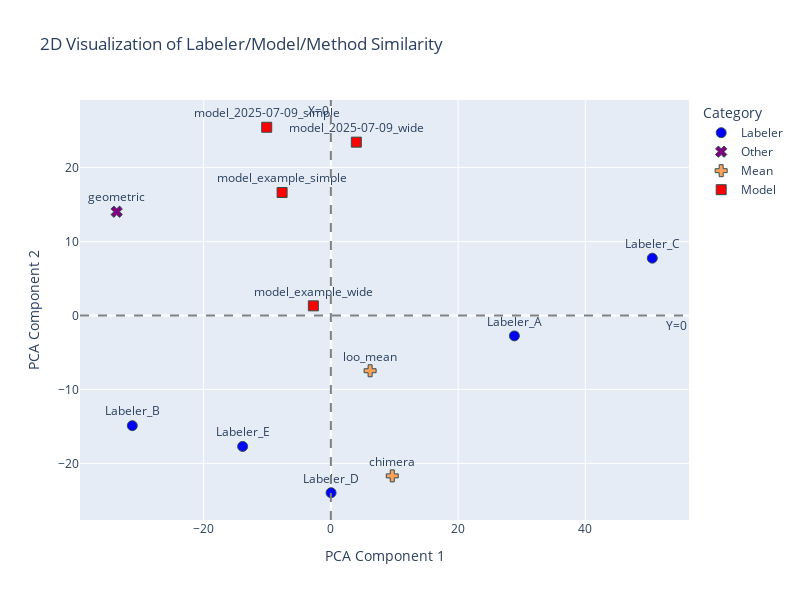

Notebook code for this chart:
### Markdown cell above
And finally, run a PCA (Principal Components Analysis) to see how much each labeler resembles eachother and the mean

### Code cell
rst.plot_PCA(evaluation_dict, make_discrete=False)

### Figure 1 — Plotly figure (JSON) as saved in the notebook; plotly's stock layout.template omitted (floating-point values rounded to 4 significant figures)
{"data": [{"hovertemplate": "<b>%{hovertext}</b><br><br>Type=Labeler<br>PCA Component 1=%{x}<br>PCA Component 2=%{y}<br>Label=%{text}<extra></extra>", "hovertext": ["Labeler_A", "Labeler_B", "Labeler_C", "Labeler_D", "Labeler_E"], "legendgroup": "Labeler", "marker": {"color": "blue", "line": {"color": "DarkSlateGrey", "width": 1}, "size": 10, "symbol": "circle"}, "mode": "markers+text", "name": "Labeler", "orientation": "v", "showlegend": true, "text": ["Labeler_A", "Labeler_B", "Labeler_C", "Labeler_D", "Labeler_E"], "textposition": "top center", "type": "scatter", "x": [28.84, -31.21, 50.52, 0.03264, -13.86], "xaxis": "x", "y": [-2.768, -14.9, 7.737, -23.97, -17.71], "yaxis": "y"}, {"hovertemplate": "<b>%{hovertext}</b><br><br>Type=Other<br>PCA Component 1=%{x}<br>PCA Component 2=%{y}<br>Label=%{text}<extra></extra>", "hovertext": ["geometric"], "legendgroup": "Other", "marker": {"color": "purple", "line": {"color": "DarkSlateGrey", "width": 1}, "size": 10, "symbol": "x"}, "mode": "markers+text", "name": "Other", "orientation": "v", "showlegend": true, "text": ["geometric"], "textposition": "top center", "type": "scatter", "x": [-33.66], "xaxis": "x", "y": [14.02], "yaxis": "y"}, {"hovertemplate": "<b>%{hovertext}</b><br><br>Type=Mean<br>PCA Component 1=%{x}<br>PCA Component 2=%{y}<br>Label=%{text}<extra></extra>", "hovertext": ["chimera", "loo_mean"], "legendgroup": "Mean", "marker": {"color": "#FFA15A", "line": {"color": "DarkSlateGrey", "width": 1}, "size": 10, "symbol": "cross"}, "mode": "markers+text", "name": "Mean", "orientation": "v", "showlegend": true, "text": ["chimera", "loo_mean"], "textposition": "top center", "type": "scatter", "x": [9.652, 6.169], "xaxis": "x", "y": [-21.69, -7.481], "yaxis": "y"}, {"hovertemplate": "<b>%{hovertext}</b><br><br>Type=Model<br>PCA Component 1=%{x}<br>PCA Component 2=%{y}<br>Label=%{text}<extra></extra>", "hovertext": ["model_example_simple", "model_example_wide", "model_2025-07-09_simple", "model_2025-07-09_wide"], "legendgroup": "Model", "marker": {"color": "red", "line": {"color": "DarkSlateGrey", "width": 1}, "size": 10, "symbol": "square"}, "mode": "markers+text", "name": "Model", "orientation": "v", "showlegend": true, "text": ["model_example_simple", "model_example_wide", "model_2025-07-09_simple", "model_2025-07-09_wide"], "textposition": "top center", "type": "scatter", "x": [-7.664, -2.751, -10.08, 4.005], "xaxis": "x", "y": [16.62, 1.296, 25.44, 23.42], "yaxis": "y"}], "layout": {"annotations": [{"showarrow": false, "text": "Y=0", "x": 1, "xanchor": "right", "xref": "x domain", "y": 0, "yanchor": "top", "yref": "y"}, {"showarrow": false, "text": "X=0", "x": 0, "xanchor": "right", "xref": "x", "y": 1, "yanchor": "top", "yref": "y domain"}], "height": 600, "legend": {"title": {"text": "Category"}, "tracegroupgap": 0}, "shapes": [{"line": {"color": "gray", "dash": "dash"}, "type": "line", "x0": 0, "x1": 1, "xref": "x domain", "y0": 0, "y1": 0, "yref": "y"}, {"line": {"color": "gray", "dash": "dash"}, "type": "line", "x0": 0, "x1": 0, "xref": "x", "y0": 0, "y1": 1, "yref": "y domain"}], "showlegend": true, "title": {"text": "2D Visualization of Labeler/Model/Method Similarity"}, "width": 800, "xaxis": {"anchor": "y", "domain": [0, 1], "title": {"text": "PCA Component 1"}}, "yaxis": {"anchor": "x", "domain": [0, 1], "title": {"text": "PCA Component 2"}}}}
